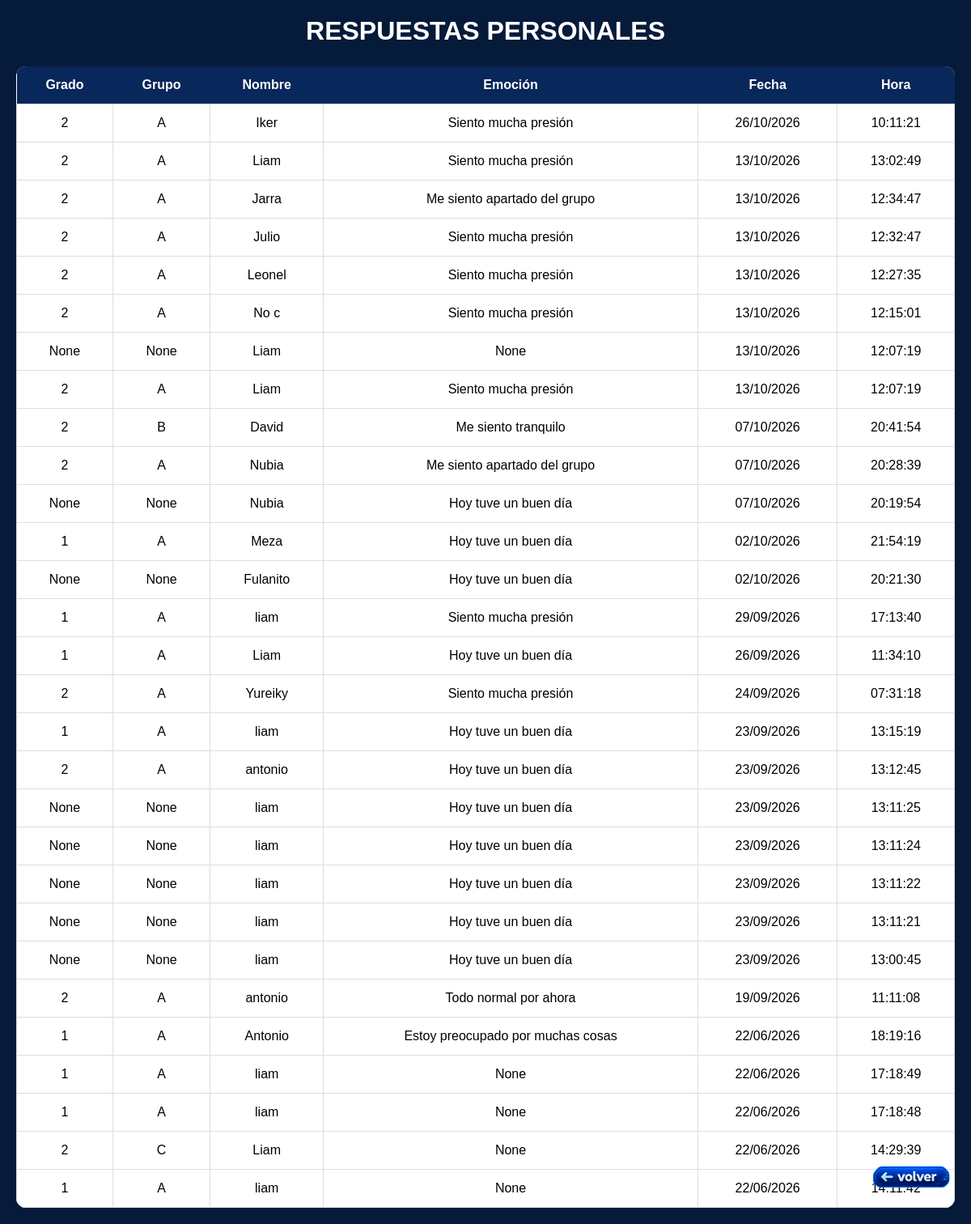
Page /respuestas_personales on the earlier database version.
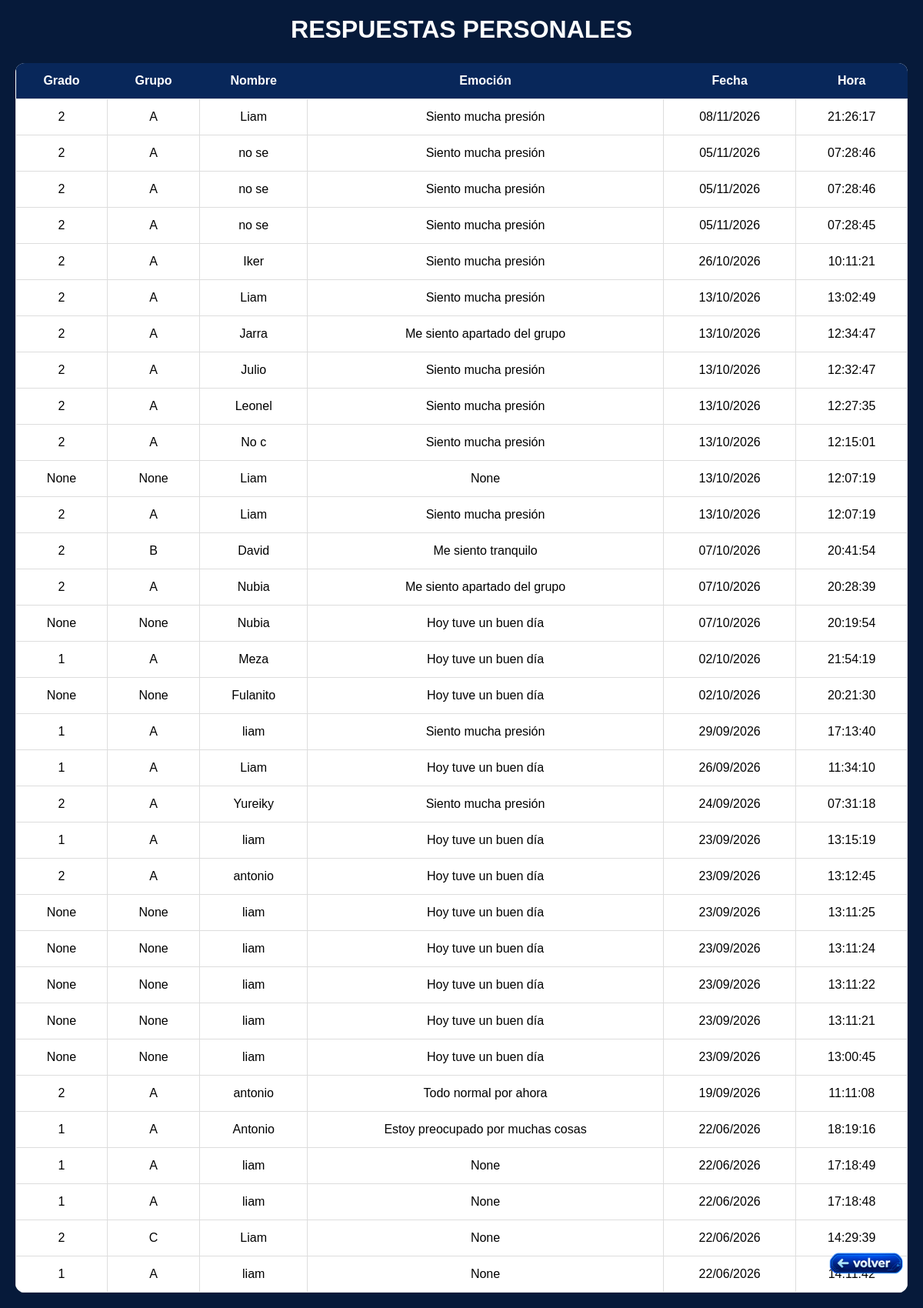
Same page on the later database version.
### tables this page shows
CREATE TABLE respuestas_personales (
            id INTEGER PRIMARY KEY AUTOINCREMENT,
            grado TEXT,
            grupo TEXT,
            nombre TEXT,
            fecha TEXT,
            hora TEXT
        , emocion TEXT);

### app.py (the view)
@app.route(
    "/respuestas_personales"
)
def respuestas_personales():
    respuestas = (
        db.obtener_respuestas_personales()
    )
    return render_template(
        "respuestas_personales.html",
        respuestas=respuestas
    )

### data_base.py (called while the page is built)
    def conectar(self):
        return sqlite3.connect(
            self.db_path
        )

    def obtener_respuestas_personales(self):
        conexion = self.conectar()
        cursor = conexion.cursor()
        cursor.execute(
            """
            SELECT id, grado, grupo, nombre,
                   emocion, fecha, hora
            FROM respuestas_personales
            ORDER BY id DESC
            """
        )
        respuestas = cursor.fetchall()
        conexion.close()
        return respuestas

### templates/respuestas_personales.html (shortened to what this page needs)
</html><!DOCTYPE html>
<html lang="es">
<head>
    <link rel="stylesheet"
        href="{{ url_for('static', filename='css/respuestas_personales.css') }}">
</head>
<body>
    <h1>RESPUESTAS PERSONALES</h1>
    <table>
        <thead>
            <tr>
                <th>Grado</th>
                <th>Grupo</th>
                <th>Nombre</th>
                <th>Emoción</th>
                <th>Fecha</th>
                <th>Hora</th>
            </tr>
        </thead>
        <tbody>
            {% for dato in respuestas %}
            <tr>
                <td>{{ dato[1] }}</td>
                <td>{{ dato[2] }}</td>
                <td>{{ dato[3] }}</td>
                <td>{{ dato[4] }}</td>
                <td>{{ dato[5] }}</td>
                <td>{{ dato[6] }}</td>
            </tr>
            {% endfor %}
        </tbody>
    </table>
    <a href="javascript:history.back()" class="boton-volver">
        <img
            src="{{ url_for('static', filename='images/botonvolver.png') }}"
            alt="Volver">
    </a>
</body>
</html>

### static/css/respuestas_personales.css (style rules this page uses)
body { margin: 0; padding: 20px; min-height: 100vh; background: #061a3a; font-family: Arial, Helvetica, sans-serif; }
h1 { color: white; text-align: center; margin-bottom: 25px; }
table { width: 100%; border-collapse: collapse; background: white; border-radius: 12px; overflow: hidden; text-align: center; }
th { background: #08275a; color: white; padding: 14px; font-size: 16px; }
td { padding: 14px; border: 1px solid #ddd; font-size: 16px; }
.boton-volver { position: fixed; right: 20px; bottom: 20px; z-index: 999; }
.boton-volver img { width: 110px; cursor: pointer; transition: 0.3s; }

Differences in the rows shown:
added respuestas_personales: grado "2", grupo "A", nombre "Liam", emocion "Siento mucha presión", fecha "08/11/2026", hora "21:26:17"
added respuestas_personales: grado "2", grupo "A", nombre "no se", emocion "Siento mucha presión", fecha "05/11/2026", hora "07:28:46"
added respuestas_personales: grado "2", grupo "A", nombre "no se", emocion "Siento mucha presión", fecha "05/11/2026", hora "07:28:46"
added respuestas_personales: grado "2", grupo "A", nombre "no se", emocion "Siento mucha presión", fecha "05/11/2026", hora "07:28:45"
